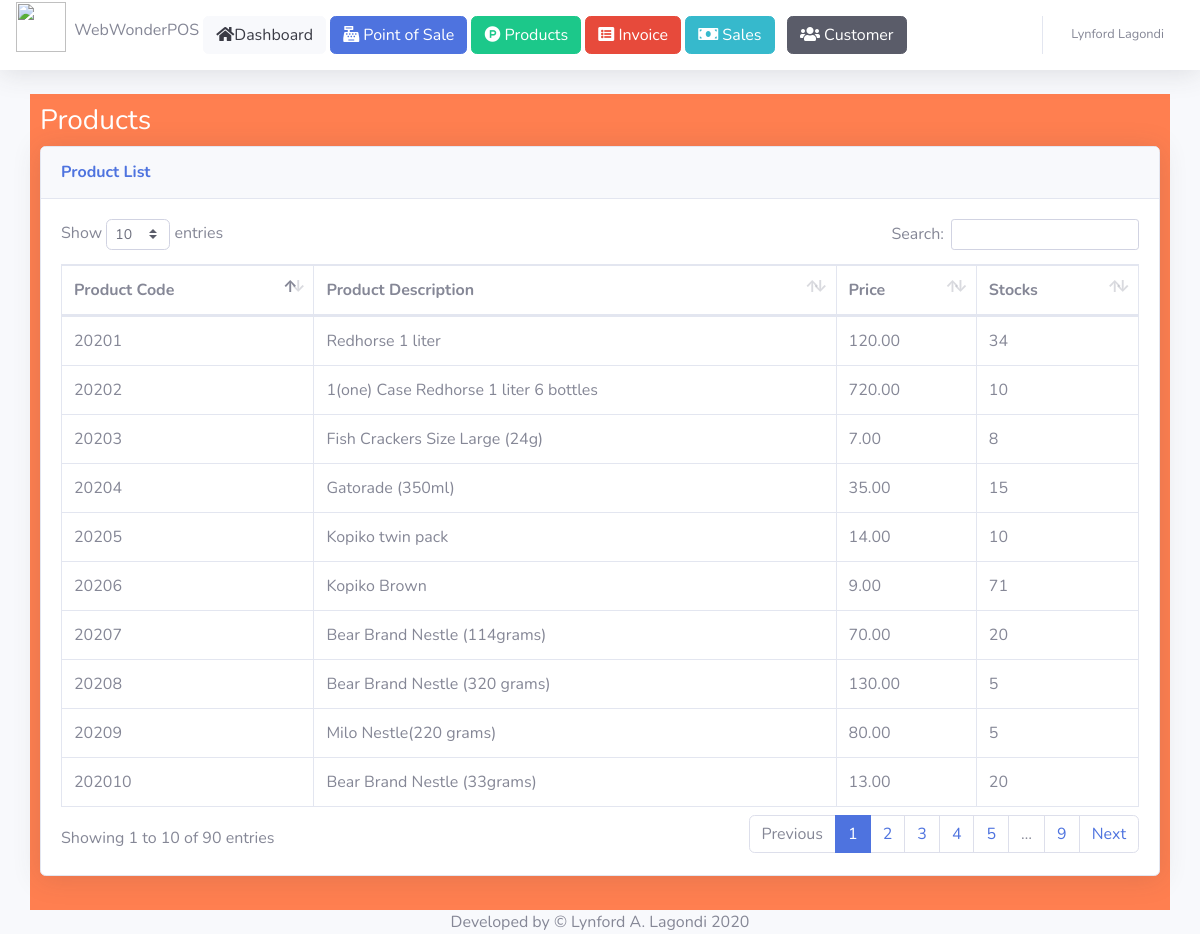
Page /products.php (signed in) on the committed database.
### tables this page shows
CREATE TABLE `products` (
  `id` int(10) NOT NULL,
  `code` varchar(50) NOT NULL,
  `product_description` text NOT NULL,
  `cost` double(10,2) NOT NULL,
  `price` double(10,2) NOT NULL,
  `total_cost` double(10,2) NOT NULL,
  `stocks` int(11) NOT NULL
);

### includes/DbFunctions.php (called while the page is built, shortened)
<?php
    class DbFunctions{
        private $conn;
        public function __construct(){
            require_once 'DbConfig.php';
            $database = new DbConfig();
            $this->conn = $database->DB_CONNECT();
        }
        public function get_all_products(){
            $SQL = "SELECT * FROM products";
            $stmt = $this->conn->prepare($SQL);
            $stmt->execute();
            $result = $stmt->fetchAll();
            return $result;
        }
    }
?>

### includes/DbConfig.php (called while the page is built, shortened)
<?php
    class DbConfig {
        public function DB_CONNECT(){
            return $this->conn = new PDO("mysql:host=localhost;dbname=harmel","root","norsuadmin18");
        }
    }
?>

### products.php (the view, shortened to what this page needs)
<?php
  require_once 'includes/DbFunctions.php';
  $database = new DbFunctions();
  $prod_list = $database->get_all_products();
?>
<!DOCTYPE html>
<html lang="en">
<head>
  <link href="vendor/fontawesome-free/css/all.min.css" rel="stylesheet" type="text/css">
  <link href="vendor/datatables/dataTables.bootstrap4.min.css" rel="stylesheet">
  <link href="css/sb-admin-2.min.css" rel="stylesheet">
</head>
<body id="page-top">
  <div id="wrapper">
    <div id="content-wrapper" class="d-flex flex-column">
      <div id="content">
        <?php require_once 'topbar.php'; ?>
              <div class="container" style="background:coral; padding: 10px;" >
                <h3 style="color:white;">Products</h3>
                <div class="card shadow mb-4">
                  <div class="card-header py-3">
                      <h6 class="m-0 font-weight-bold text-primary">Product List</h6>
                  </div>
                  <div class="card-body">
                      <table class="table table-bordered" id="dataTable">
                        <thead>
                          <tr>
                            <th>Product Code</th>
                            <th>Product Description</th>
                            <th>Price</th>
                            <th>Stocks</th>
                          </tr>
                        </thead>
                        <tbody>
                          <?php foreach($prod_list as $products): ?>
                            <tr>
                              <td><?php echo $products['code'] ?></td>
                              <td><?php echo $products['product_description'] ?></td>
                              <td><?php echo $products['price'] ?></td>
                              <td><?php echo $products['stocks']; ?></td>
                            </tr>
                        <?php endforeach; ?>
                        </tbody>
                      </table>
                  </div>
                </div>
              </div>
      </div>
      <?php require 'footer.php'; ?>
    </div>
  </div>
</body>
</html>

### rows in the picture
products: code "20201", product_description "Redhorse 1 liter", price "120.00", stocks "34"
products: code "20202", product_description "1(one) Case Redhorse 1 liter 6 bottles", price "720.00", stocks "10"
products: code "20203", product_description "Fish Crackers Size Large (24g)", price "7.00", stocks "8"
products: code "20204", product_description "Gatorade (350ml)", price "35.00", stocks "15"
products: code "20205", product_description "Kopiko twin pack", price "14.00", stocks "10"
products: code "20206", product_description "Kopiko Brown", price "9.00", stocks "71"
products: code "20207", product_description "Bear Brand Nestle (114grams)", price "70.00", stocks "20"
products: code "20208", product_description "Bear Brand Nestle (320 grams)", price "130.00", stocks "5"
products: code "20209", product_description "Milo Nestle(220 grams)", price "80.00", stocks "5"
products: code "202010", product_description "Bear Brand Nestle (33grams)", price "13.00", stocks "20"

### other values in the picture
$fullname "Lynford Lagondi"
